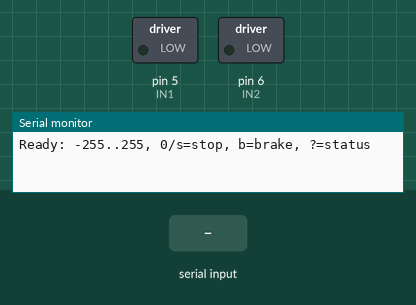
This sketch was run on a simulated Arduino Uno, built with avr-gcc and run on an emulated ATmega328P. Parts: switched loads named in the sketch (green lamp = pin HIGH), the last lines printed to the serial monitor. The inputs (shaded band) are chosen by the test bench.

Above: at 1.2 s.
1.3 s: "-\n" received over Serial
At 2.1 s:
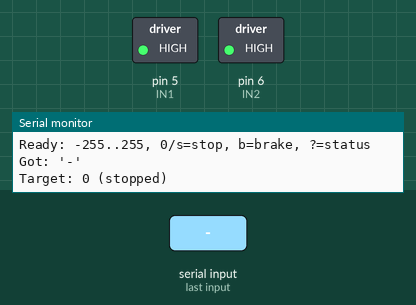
2.8 s: "90,45\n" received over Serial
At 3.5 s:
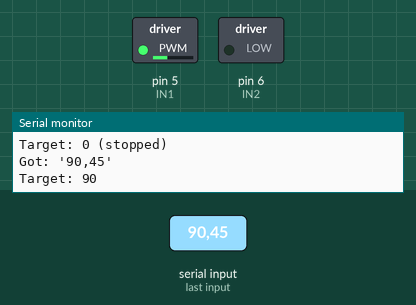
4.3 s: "s90\n" received over Serial
At 5.5 s:
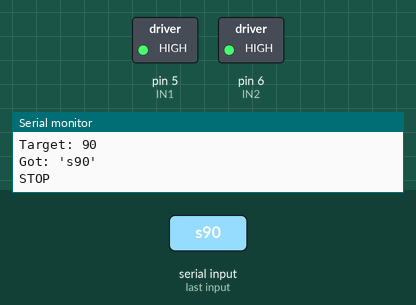
5.8 s: "30,150\n" received over Serial
At 7.0 s:
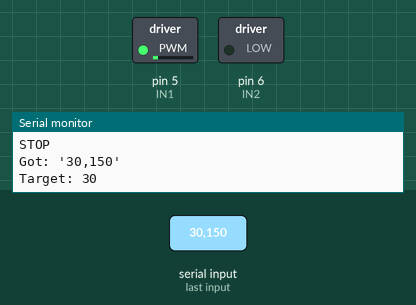
7.3 s: "200\n" received over Serial
At 8.2 s:
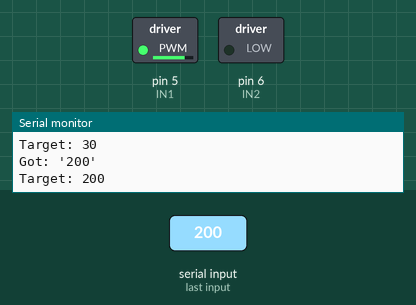
8.8 s: "5\n" received over Serial
At 9.5 s:
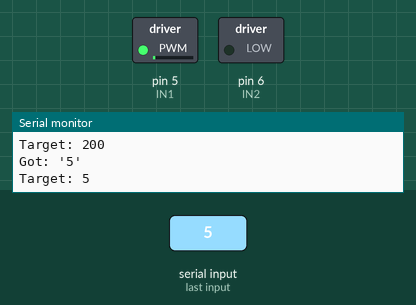
Timing chart, 0 to 11.3 s (numbered marks = the images above; inputs shaded):
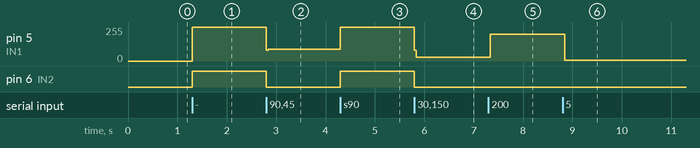

The sketch:

motorcontrol.ino
```cpp
// DRV8871 + Serial Monitor control with kick-start and fast stop
// Serial Monitor: 115200 baud, any line ending
const int IN1 = 5;
const int IN2 = 6;

const int KICK_PWM = 80;      // above breakaway (yours is ~45)
const int KICK_MS  = 40;      // kick length in ms, tune 20-80
const int REVERSE_PAUSE_MS = 100;  // settle time before reversing

const int STEP    = 20;       // ramp step between running speeds
const int STEP_MS = 5;        // ms per step -> full range in ~65 ms

const bool BRAKE_ON_ZERO = true;  // true = '0' brakes hard, false = coast

int current = 0;              // applied speed (-255..255)
int target  = 0;              // requested speed
unsigned long lastStep = 0;

char buf[16];
byte len = 0;
unsigned long lastChar = 0;

void applyMotor(int s) {
  current = constrain(s, -255, 255);
  if (current > 0)      { analogWrite(IN2, 0); analogWrite(IN1, current); }
  else if (current < 0) { analogWrite(IN1, 0); analogWrite(IN2, -current); }
  else                  { analogWrite(IN1, 0); analogWrite(IN2, 0); }   // coast
}

void brakeNow() {
  target = 0;
  current = 0;
  analogWrite(IN1, 255);
  analogWrite(IN2, 255);
}

void stopNow() {
  target = 0;
  if (BRAKE_ON_ZERO) brakeNow();
  else applyMotor(0);
}

void startWithKick(int t) {
  applyMotor(t > 0 ? KICK_PWM : -KICK_PWM);   // break it loose
  delay(KICK_MS);
  applyMotor(t);                              // drop straight to requested speed
}

void handleCommand(char *cmd) {
  Serial.print(F("Got: '")); Serial.print(cmd); Serial.println(F("'"));
  char c = cmd[0];

  if (c == 's' || c == 'S') {
    stopNow();
    Serial.println(F("STOP"));
  } else if (c == 'b' || c == 'B') {
    brakeNow();
    Serial.println(F("BRAKE"));
  } else if (c == '?') {
    Serial.print(F("current=")); Serial.print(current);
    Serial.print(F(" target="));  Serial.println(target);
  } else if (c == '-' || isDigit(c)) {
    int newTarget = constrain(atoi(cmd), -255, 255);

    if (newTarget == 0) {                       // stop immediately, no ramp
      stopNow();
      Serial.println(F("Target: 0 (stopped)"));
      return;
    }

    bool wasStopped = (current == 0);
    bool reversing  = !wasStopped && ((current > 0) != (newTarget > 0));
    target = newTarget;

    if (reversing) {                            // stop, settle, kick other way
      applyMotor(0);
      delay(REVERSE_PAUSE_MS);
      startWithKick(target);
    } else if (wasStopped) {                    // from standstill: kick
      startWithKick(target);
    }
    // same direction while running: the ramp in loop() handles it

    Serial.print(F("Target: ")); Serial.println(target);
  } else {
    stopNow();
    Serial.println(F("Unknown -> stopped"));
  }
}

void setup() {
  pinMode(IN1, OUTPUT);
  pinMode(IN2, OUTPUT);
  applyMotor(0);
  Serial.begin(115200);
  unsigned long t0 = millis();
  while (!Serial && millis() - t0 < 3000) {}
  Serial.println(F("Ready: -255..255, 0/s=stop, b=brake, ?=status"));
}

void loop() {
  // Read commands: end on CR/LF, or after 100 ms of no input
  while (Serial.available()) {
    char ch = Serial.read();
    lastChar = millis();
    if (ch == '\n' || ch == '\r') {
      if (len) { buf[len] = 0; handleCommand(buf); len = 0; }
    } else if (ch != ' ' && len < sizeof(buf) - 1) {
      buf[len++] = ch;
    }
  }
  if (len && millis() - lastChar > 100) { buf[len] = 0; handleCommand(buf); len = 0; }

  // Ramp between running speeds in the same direction (e.g. 150 -> 40)
  if (current != target && millis() - lastStep >= STEP_MS) {
    lastStep = millis();
    applyMotor(current < target ? min(current + STEP, target)
                                : max(current - STEP, target));
  }
}
```

Measured:
- after the input at 1.3 s, pin 5 (IN1): 0/255 → 255/255 at once; pin 6 (IN2): LOW → HIGH at once
- after the input at 2.8 s, pin 5 (IN1): 255/255 → 90/255 at once; pin 6 (IN2): HIGH → LOW at once
- after the input at 4.3 s, pin 5 (IN1): 90/255 → 255/255 at once; pin 6 (IN2): LOW → HIGH at once
- after the input at 5.8 s, pin 5 (IN1): 255/255 → 30/255 at once; pin 6 (IN2): HIGH → LOW at once
- after the input at 7.3 s, pin 5 (IN1): 30/255 → 200/255 at once
- after the input at 8.8 s, pin 5 (IN1): 200/255 → 5/255 after 0.05 s
